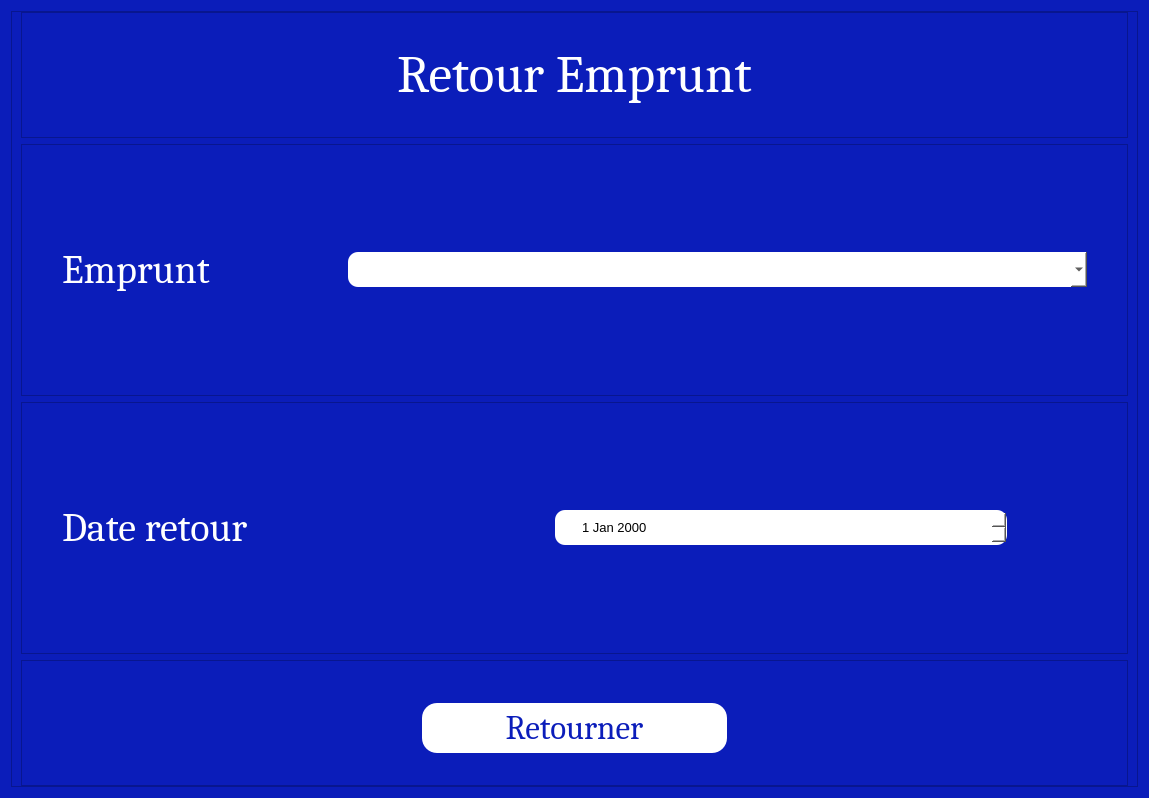
<?xml version="1.0" encoding="UTF-8"?>
<ui version="4.0">
 <class>Dialog</class>
 <widget class="QDialog" name="Dialog">
  <property name="geometry">
   <rect>
    <x>0</x>
    <y>0</y>
    <width>1149</width>
    <height>798</height>
   </rect>
  </property>
  <property name="windowTitle">
   <string>Dialog</string>
  </property>
  <property name="styleSheet">
   <string notr="true">background-color:#0b1dba;
color:white;
</string>
  </property>
  <layout class="QVBoxLayout" name="verticalLayout">
   <item>
    <widget class="QFrame" name="frame">
     <property name="styleSheet">
      <string notr="true"/>
     </property>
     <property name="frameShape">
      <enum>QFrame::StyledPanel</enum>
     </property>
     <property name="frameShadow">
      <enum>QFrame::Raised</enum>
     </property>
     <layout class="QVBoxLayout" name="verticalLayout_2" stretch="1,2,2,1">
      <property name="topMargin">
       <number>0</number>
      </property>
      <property name="bottomMargin">
       <number>0</number>
      </property>
      <item>
       <widget class="QFrame" name="frame_6">
        <property name="font">
         <font>
          <family>Cambria</family>
          <pointsize>40</pointsize>
          <weight>9</weight>
          <italic>false</italic>
          <bold>false</bold>
         </font>
        </property>
        <property name="styleSheet">
         <string notr="true">font: 75 40pt &quot;Cambria&quot;;</string>
        </property>
        <property name="frameShape">
         <enum>QFrame::StyledPanel</enum>
        </property>
        <property name="frameShadow">
         <enum>QFrame::Raised</enum>
        </property>
        <layout class="QHBoxLayout" name="horizontalLayout">
         <property name="topMargin">
          <number>5</number>
         </property>
         <property name="bottomMargin">
          <number>5</number>
         </property>
         <item>
          <widget class="QLabel" name="label">
           <property name="font">
            <font>
             <family>Cambria</family>
             <pointsize>40</pointsize>
             <weight>9</weight>
             <italic>false</italic>
             <bold>false</bold>
            </font>
           </property>
           <property name="text">
            <string>Retour Emprunt</string>
           </property>
           <property name="alignment">
            <set>Qt::AlignCenter</set>
           </property>
          </widget>
         </item>
        </layout>
       </widget>
      </item>
      <item>
       <widget class="QFrame" name="frame_4">
        <property name="frameShape">
         <enum>QFrame::StyledPanel</enum>
        </property>
        <property name="frameShadow">
         <enum>QFrame::Raised</enum>
        </property>
        <layout class="QHBoxLayout" name="horizontalLayout_2" stretch="1,3">
         <property name="spacing">
          <number>40</number>
         </property>
         <property name="leftMargin">
          <number>40</number>
         </property>
         <property name="topMargin">
          <number>20</number>
         </property>
         <property name="rightMargin">
          <number>40</number>
         </property>
         <property name="bottomMargin">
          <number>20</number>
         </property>
         <item>
          <widget class="QLabel" name="label_2">
           <property name="font">
            <font>
             <family>Cambria</family>
             <pointsize>30</pointsize>
             <weight>9</weight>
             <italic>false</italic>
             <bold>false</bold>
            </font>
           </property>
           <property name="styleSheet">
            <string notr="true">font: 75 30pt &quot;Cambria&quot;;</string>
           </property>
           <property name="text">
            <string>Emprunt</string>
           </property>
          </widget>
         </item>
         <item>
          <widget class="QComboBox" name="comboBox_emprunt">
           <property name="cursor">
            <cursorShape>PointingHandCursor</cursorShape>
           </property>
           <property name="styleSheet">
            <string notr="true">height:35px;
border-radius:10px;
padding-left:25px;
background-color:white;
color:black;
</string>
           </property>
          </widget>
         </item>
        </layout>
       </widget>
      </item>
      <item>
       <widget class="QFrame" name="frame_11">
        <property name="frameShape">
         <enum>QFrame::StyledPanel</enum>
        </property>
        <property name="frameShadow">
         <enum>QFrame::Raised</enum>
        </property>
        <layout class="QHBoxLayout" name="horizontalLayout_10" stretch="2,2">
         <property name="spacing">
          <number>40</number>
         </property>
         <property name="leftMargin">
          <number>40</number>
         </property>
         <property name="topMargin">
          <number>5</number>
         </property>
         <property name="rightMargin">
          <number>120</number>
         </property>
         <property name="bottomMargin">
          <number>5</number>
         </property>
         <item>
          <widget class="QLabel" name="label_9">
           <property name="font">
            <font>
             <family>Cambria</family>
             <pointsize>30</pointsize>
             <weight>9</weight>
             <italic>false</italic>
             <bold>false</bold>
            </font>
           </property>
           <property name="styleSheet">
            <string notr="true">font: 75 30pt &quot;Cambria&quot;;</string>
           </property>
           <property name="text">
            <string>Date retour</string>
           </property>
           <property name="alignment">
            <set>Qt::AlignLeading|Qt::AlignLeft|Qt::AlignVCenter</set>
           </property>
          </widget>
         </item>
         <item>
          <widget class="QDateEdit" name="dateEdit_2">
           <property name="font">
            <font>
             <pointsize>10</pointsize>
            </font>
           </property>
           <property name="cursor">
            <cursorShape>PointingHandCursor</cursorShape>
           </property>
           <property name="styleSheet">
            <string notr="true">height:35px;
border-radius:10px;
padding-left:25px;
background-color:white;
color:black;
</string>
           </property>
          </widget>
         </item>
        </layout>
       </widget>
      </item>
      <item>
       <widget class="QFrame" name="frame_2">
        <property name="frameShape">
         <enum>QFrame::StyledPanel</enum>
        </property>
        <property name="frameShadow">
         <enum>QFrame::Raised</enum>
        </property>
        <layout class="QHBoxLayout" name="horizontalLayout_5" stretch="0">
         <property name="leftMargin">
          <number>400</number>
         </property>
         <property name="topMargin">
          <number>20</number>
         </property>
         <property name="rightMargin">
          <number>400</number>
         </property>
         <item>
          <widget class="QPushButton" name="Retourner">
           <property name="font">
            <font>
             <family>Cambria</family>
             <pointsize>25</pointsize>
             <weight>9</weight>
             <italic>false</italic>
             <bold>false</bold>
            </font>
           </property>
           <property name="cursor">
            <cursorShape>PointingHandCursor</cursorShape>
           </property>
           <property name="styleSheet">
            <string notr="true">background-color:white;
color:#0b1dba;
border-radius:15px;
height:50;
font: 75 25pt &quot;Cambria&quot;;
</string>
           </property>
           <property name="text">
            <string>Retourner</string>
           </property>
          </widget>
         </item>
        </layout>
       </widget>
      </item>
     </layout>
    </widget>
   </item>
  </layout>
 </widget>
 <resources/>
 <connections/>
</ui>
